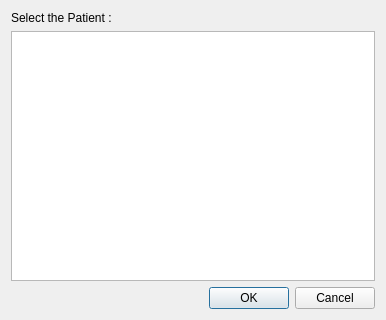
<?xml version="1.0" encoding="UTF-8"?>
<ui version="4.0">
 <class>SelectPatientDialog</class>
 <widget class="QDialog" name="SelectPatientDialog">
  <property name="geometry">
   <rect>
    <x>0</x>
    <y>0</y>
    <width>386</width>
    <height>320</height>
   </rect>
  </property>
  <property name="windowTitle">
   <string>Dialog</string>
  </property>
  <layout class="QVBoxLayout" name="verticalLayout">
   <item>
    <widget class="QLabel" name="label">
     <property name="text">
      <string>Select the Patient :</string>
     </property>
    </widget>
   </item>
   <item>
    <widget class="QTableView" name="tableView">
     <property name="editTriggers">
      <set>QAbstractItemView::NoEditTriggers</set>
     </property>
     <property name="dragDropOverwriteMode">
      <bool>false</bool>
     </property>
     <property name="selectionMode">
      <enum>QAbstractItemView::SingleSelection</enum>
     </property>
     <property name="selectionBehavior">
      <enum>QAbstractItemView::SelectRows</enum>
     </property>
    </widget>
   </item>
   <item>
    <widget class="QDialogButtonBox" name="buttonBox">
     <property name="orientation">
      <enum>Qt::Horizontal</enum>
     </property>
     <property name="standardButtons">
      <set>QDialogButtonBox::Cancel|QDialogButtonBox::Ok</set>
     </property>
    </widget>
   </item>
  </layout>
 </widget>
 <resources/>
 <connections>
  <connection>
   <sender>buttonBox</sender>
   <signal>accepted()</signal>
   <receiver>SelectPatientDialog</receiver>
   <slot>accept()</slot>
   <hints>
    <hint type="sourcelabel">
     <x>248</x>
     <y>254</y>
    </hint>
    <hint type="destinationlabel">
     <x>157</x>
     <y>274</y>
    </hint>
   </hints>
  </connection>
  <connection>
   <sender>buttonBox</sender>
   <signal>rejected()</signal>
   <receiver>SelectPatientDialog</receiver>
   <slot>reject()</slot>
   <hints>
    <hint type="sourcelabel">
     <x>316</x>
     <y>260</y>
    </hint>
    <hint type="destinationlabel">
     <x>286</x>
     <y>274</y>
    </hint>
   </hints>
  </connection>
 </connections>
</ui>
